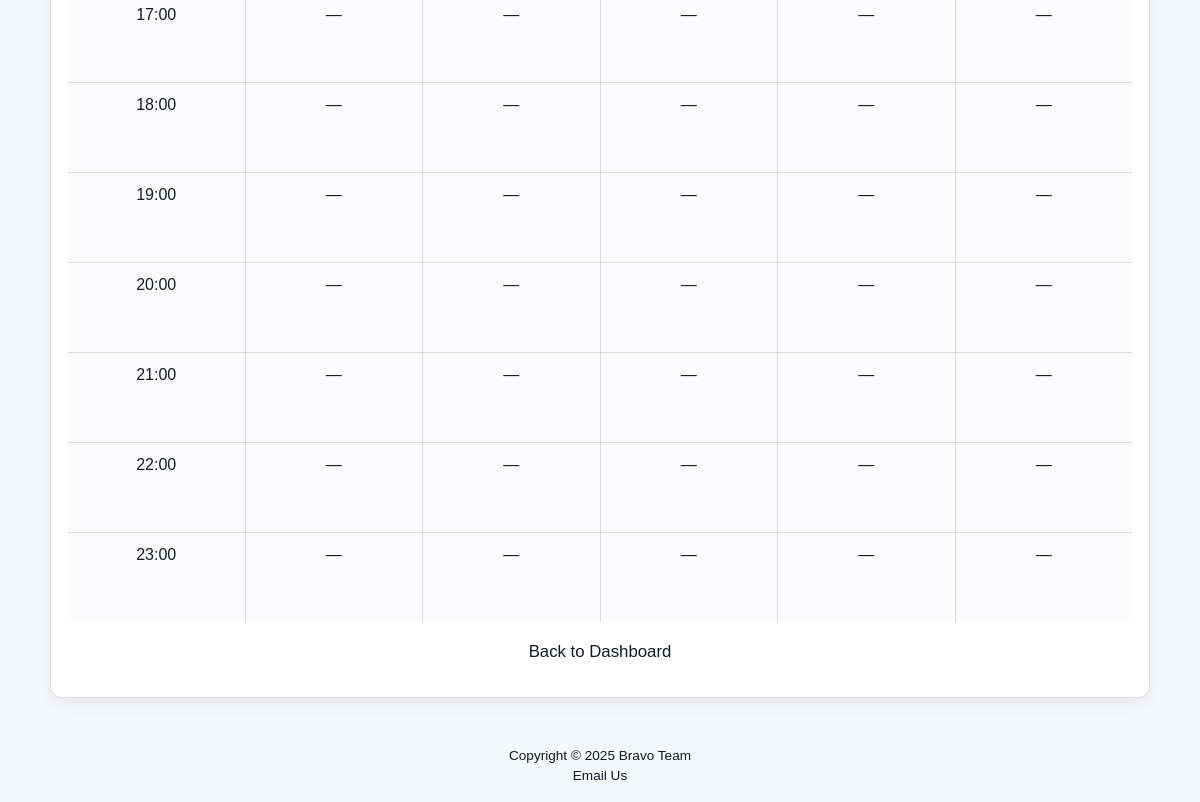
The page /calendar/weekly/ (signed in, lower part) on the database as committed earlier.
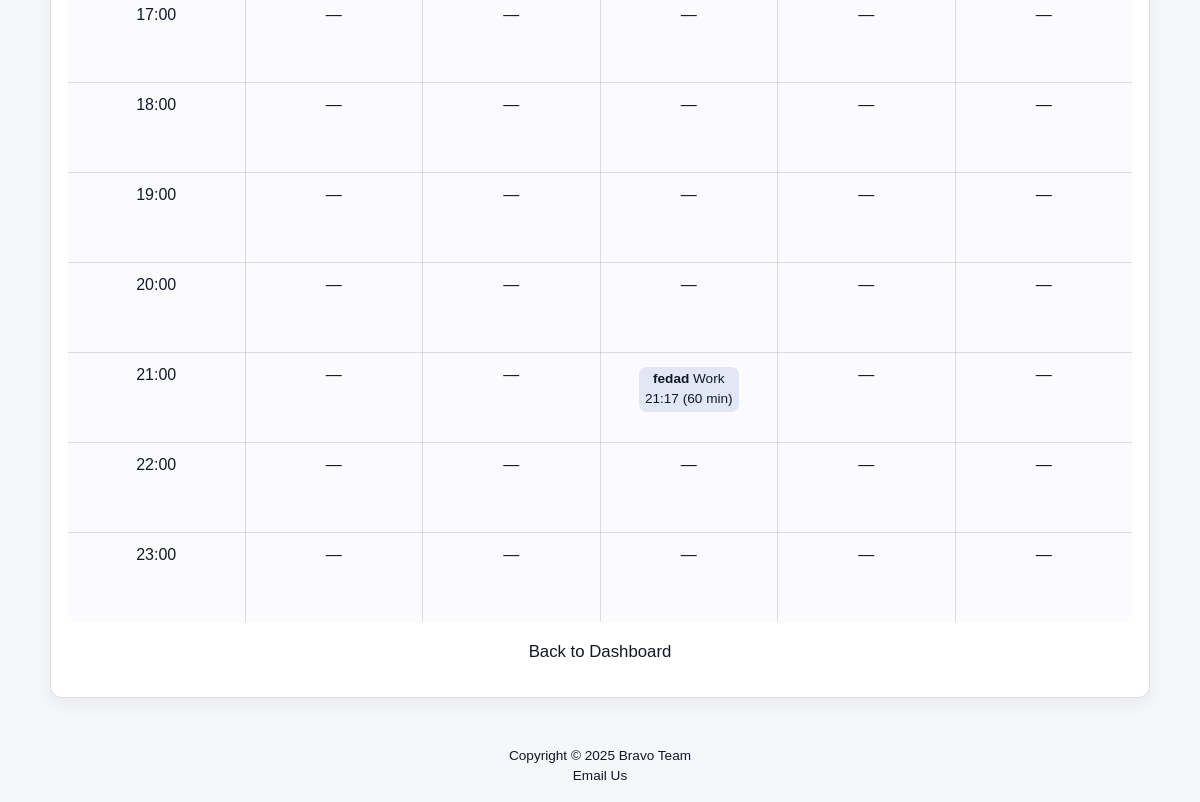
The same page on the database as committed later.
### core/models.py (models this page shows, shortened)
class ScheduleItem(models.Model):
    TYPE_CHOICES = [
        ("classes", "Classes"),
        ("work", "Work"),
    ]
    user = models.ForeignKey(
        settings.AUTH_USER_MODEL,
        on_delete=models.CASCADE,
        related_name="schedule_items",
    )
    item_type = models.CharField(max_length=20, choices=TYPE_CHOICES, default="classes")
    title = models.CharField(max_length=200)
    notes = models.TextField(blank=True)
    date = models.DateField()
    time = models.TimeField()
    duration_minutes = models.PositiveIntegerField(default=60)
    created_at = models.DateTimeField(auto_now_add=True)
    class Meta:
        ordering = ["date", "time"]

### core/views.py (the view)
# urls.py: path("calendar/weekly/", views.calendar_weekly, name="calendar_weekly"),
@login_required
def calendar_weekly(request):
    start_param = parse_date(request.GET.get("start", ""))
    today = date.today()
    week_start = start_param or (today - timedelta(days=today.weekday()))
    week_start = week_start - timedelta(days=week_start.weekday())
    week_end = week_start + timedelta(days=6)
    prev_start = week_start - timedelta(days=7)
    next_start = week_start + timedelta(days=7)
    week_days = [week_start + timedelta(days=i) for i in range(5)]
    hours = list(range(24))
    items = ScheduleItem.objects.filter(
        user=request.user,
        date__range=(week_start, week_end)
    ).order_by("date", "time")
    items_map = {}
    for item in items:
        key = (item.date, item.time.hour)
        items_map.setdefault(key, []).append(item)
    table_rows = []
    for h in hours:
        row = {"hour": h, "cells": []}
        for d in week_days:
            row["cells"].append({
                "date": d,
                "items": items_map.get((d, h), [])
            })
        table_rows.append(row)
    return render(request, "main/calendarWeeklyView.html", {
        "week_start": week_start,
        "week_end": week_end,
        "week_days": week_days,
        "hours": hours,
        "table_rows": table_rows,
        "prev_start": prev_start,
        "next_start": next_start,
    })

### core/templates/main/calendarWeeklyView.html (shortened to what this page needs)
{% extends "main/base.html" %}
{% block content %}
  <section class="dash-card weekly-calendar-section">
    <div class="calendar-wrapper">
      <table class="calendar-table weekly">
        <tbody>
          {% for row in table_rows %}
            <tr>
              <td class="time-col">{{ row.hour|stringformat:"02d" }}:00</td>
              {% for cell in row.cells %}
                <td>
                  {% if cell.items %}
                    {% for item in cell.items %}
                      <a class="event-link"
                         href="{% url 'schedule_detail' item.pk %}?next={{ request.get_full_path|urlencode }}">
                        <div class="event">
                          <strong>{{ item.title }}</strong>
                          <span class="pill">{{ item.get_item_type_display }}</span>
                          <div class="muted">{{ item.time|time:"H:i" }} ({{ item.duration_minutes }} min)</div>
                        </div>
                      </a>
                    {% endfor %}
                  {% else %}
                    <span class="muted">—</span>
                  {% endif %}
                </td>
              {% endfor %}
            </tr>
          {% endfor %}
        </tbody>
      </table>
    </div>
    <p class="weekly-table-footer">
      <a href="{% url 'dashboard' %}">Back to Dashboard</a>
    </p>
  </section>
{% endblock %}

Rows that differ between the two databases and show on the page:
added ScheduleItem: title "fedad", item_type "Work", time "21:17", duration_minutes "60"
